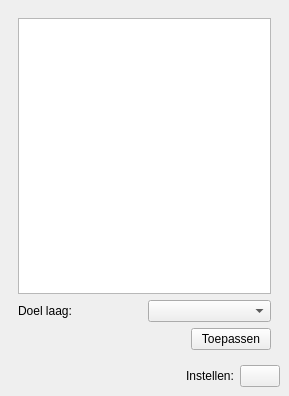
<?xml version="1.0" encoding="UTF-8"?>
<ui version="4.0">
 <class>styleLoadWgt</class>
 <widget class="QDockWidget" name="styleLoadWgt">
  <property name="geometry">
   <rect>
    <x>0</x>
    <y>0</y>
    <width>289</width>
    <height>396</height>
   </rect>
  </property>
  <property name="windowIcon">
   <iconset resource="resources.qrc">
    <normaloff>:/plugins/styleLoad/images/icon.png</normaloff>:/plugins/styleLoad/images/icon.png</iconset>
  </property>
  <property name="windowTitle">
   <string>Stijl Laden</string>
  </property>
  <widget class="QWidget" name="styleWgt">
   <layout class="QVBoxLayout" name="verticalLayout_2">
    <item>
     <widget class="QWidget" name="widget" native="true">
      <layout class="QVBoxLayout" name="verticalLayout">
       <item>
        <widget class="QListWidget" name="qmlList">
         <property name="selectionMode">
          <enum>QAbstractItemView::SingleSelection</enum>
         </property>
        </widget>
       </item>
       <item>
        <layout class="QHBoxLayout" name="horizontalLayout">
         <item>
          <widget class="QLabel" name="label">
           <property name="text">
            <string>Doel laag:</string>
           </property>
          </widget>
         </item>
         <item>
          <widget class="QComboBox" name="layerCbx"/>
         </item>
        </layout>
       </item>
       <item>
        <layout class="QHBoxLayout" name="horizontalLayout_2">
         <item>
          <spacer name="horizontalSpacer">
           <property name="orientation">
            <enum>Qt::Horizontal</enum>
           </property>
           <property name="sizeHint" stdset="0">
            <size>
             <width>40</width>
             <height>20</height>
            </size>
           </property>
          </spacer>
         </item>
         <item>
          <widget class="QPushButton" name="commitBtn">
           <property name="text">
            <string>Toepassen</string>
           </property>
          </widget>
         </item>
        </layout>
       </item>
      </layout>
     </widget>
    </item>
    <item>
     <layout class="QHBoxLayout" name="horizontalLayout_3">
      <property name="sizeConstraint">
       <enum>QLayout::SetMaximumSize</enum>
      </property>
      <property name="bottomMargin">
       <number>0</number>
      </property>
      <item>
       <spacer name="horizontalSpacer_2">
        <property name="orientation">
         <enum>Qt::Horizontal</enum>
        </property>
        <property name="sizeHint" stdset="0">
         <size>
          <width>40</width>
          <height>20</height>
         </size>
        </property>
       </spacer>
      </item>
      <item>
       <widget class="QLabel" name="label_2">
        <property name="text">
         <string>Instellen:</string>
        </property>
       </widget>
      </item>
      <item>
       <widget class="QPushButton" name="setSourceBtn">
        <property name="toolTip">
         <string>De loactie van de QML bestanden instellen.</string>
        </property>
        <property name="text">
         <string/>
        </property>
        <property name="icon">
         <iconset resource="resources.qrc">
          <normaloff>:/plugins/styleLoad/images/folder.png</normaloff>:/plugins/styleLoad/images/folder.png</iconset>
        </property>
        <property name="iconSize">
         <size>
          <width>16</width>
          <height>16</height>
         </size>
        </property>
       </widget>
      </item>
     </layout>
    </item>
   </layout>
  </widget>
 </widget>
 <resources>
  <include location="resources.qrc"/>
 </resources>
 <connections/>
</ui>
